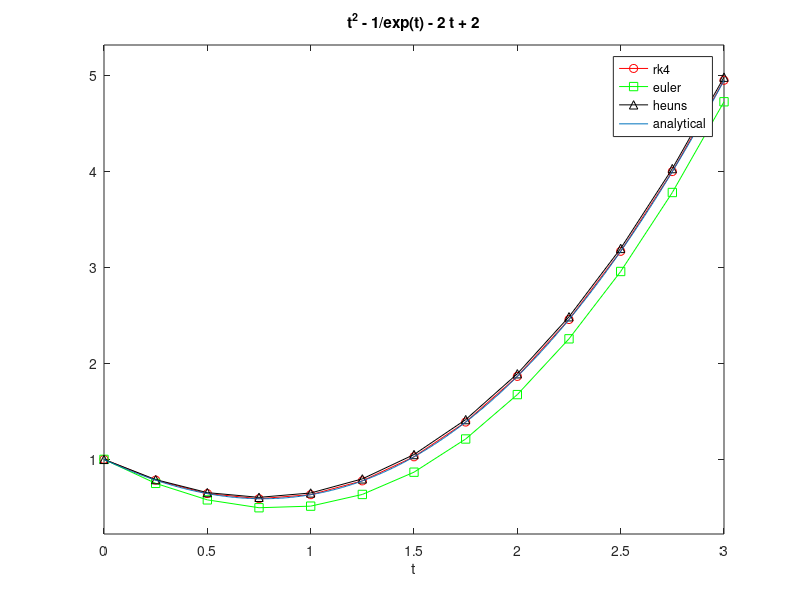

Write MATLAB code to recreate this figure.
% chapra and canale 25.6 p 750
function cc_25_6
f=@func;
t=0:0.25:3;
y0=1;
% runge kutta
y=rk4(f,t,y0);
plot(t,y,'-ro');
hold on;
%euler
y=euler(f,t,y0);
plot(t,y,'-gs');
hold on;
%heuns
y=heuns(f,t,y0);
plot(t,y,'-k^');
hold on;
% analytical
ezplot('t^2 - 1/exp(t) - 2*t + 2',[0,3]);
legend('rk4','euler','heuns','analytical');
hold off;
return

function [y] = euler(f,x,y0)
n=length(x);
y(1)=y0;
for i=1:n-1
    dx=x(i+1)-x(i);
    y(i+1)=y(i)+feval(f,x(i),y(i))*dx;
end
return

function [y] = rk4(f,x,y0)
n=length(x);
y(1)=y0;
for i=1:n-1
    dx=x(i+1)-x(i);
    k1=feval(f,x(i),y(i));
    k2=feval(f,x(i)+0.5*dx,y(i)+0.5*k1*dx);
    k3=feval(f,x(i)+0.5*dx,y(i)+0.5*k2*dx);
    k4=feval(f,x(i)+dx,y(i)+k3*dx);
    y(i+1)=y(i)+dx*(k1+2*k2+2*k3+k4)/6;
end
return

function [y] = ralston(f,x,y0)
n=length(x);
y(1)=y0;
for i=1:n-1
    dx=x(i+1)-x(i);
    k1=feval(f,x(i),y(i));
    k2=feval(f,x(i)+0.75*dx,y(i)+0.75*k1*dx);
    y(i+1)=y(i)+dx*(k1+2*k2)/3;
end
return

function [y] = heuns(f,x,y0)
n=length(x);
y(1)=y0;
for i=1:n-1
    dx=x(i+1)-x(i);
    % predictor
    ftemp=feval(f,x(i),y(i));
    ytemp=y(i)+ftemp*dx;
    % corrector
    y(i+1)=y(i)+(ftemp+feval(f,x(i+1),ytemp))*dx/2;
end
return

function [y] = mid_point(f,x,y0)
n=length(x);
y(1)=y0;
for i=1:n-1
    dx=x(i+1)-x(i);
    % predictor
    ftemp=feval(f,x(i),y(i));
    ytemp=y(i)+ftemp*dx/2;
    % corrector
    y(i+1)=y(i)+feval(f,x(i)+dx/2,ytemp)*dx;
end
return

function [dydt] = func(t,y)
dydt=-y+t^2;
return
